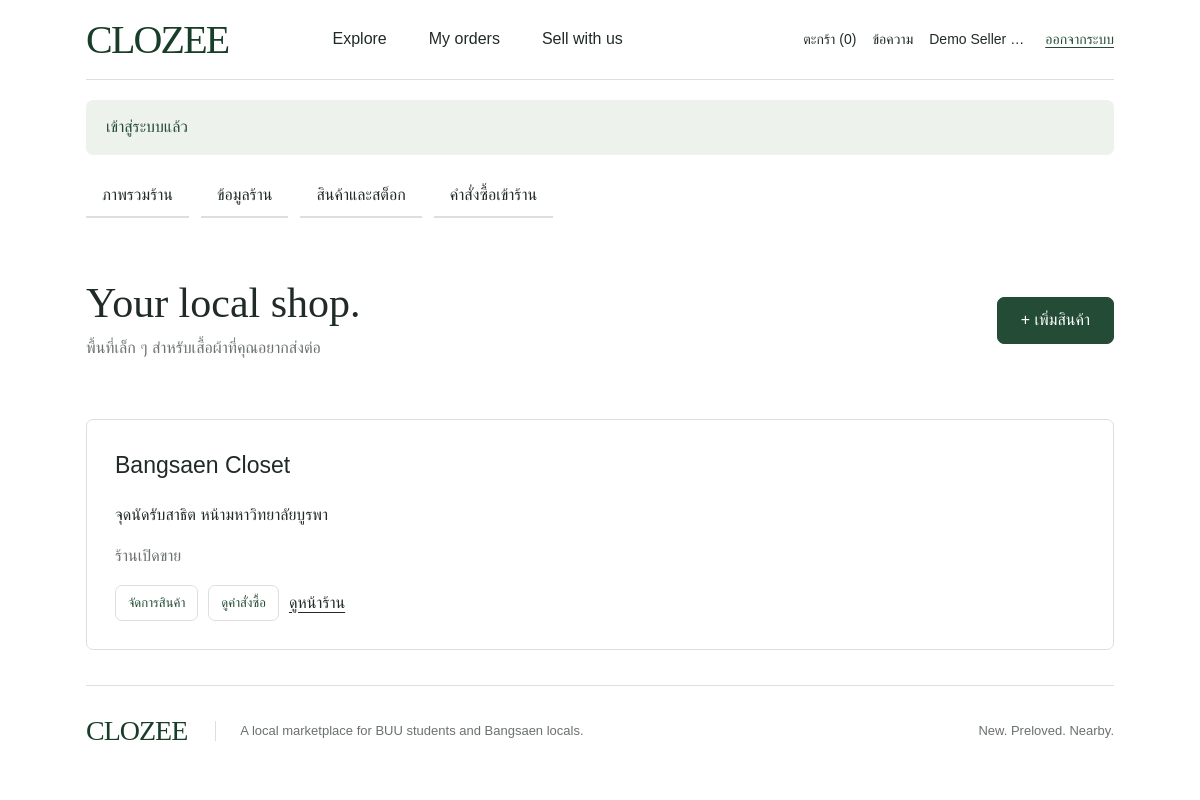
Screenshot of /seller/dashboard.php (signed in) with the database file from the repository.
### tables this page shows
CREATE TABLE shops (
    shop_id BIGINT UNSIGNED NOT NULL AUTO_INCREMENT,
    owner_user_id BIGINT UNSIGNED NOT NULL,
    shop_name VARCHAR(150) NOT NULL,
    description TEXT NULL,
    pickup_location VARCHAR(255) NULL,
    is_active TINYINT(1) NOT NULL DEFAULT 1,
    created_at TIMESTAMP NOT NULL DEFAULT CURRENT_TIMESTAMP,
    updated_at TIMESTAMP NOT NULL DEFAULT CURRENT_TIMESTAMP ON UPDATE CURRENT_TIMESTAMP,
    PRIMARY KEY (shop_id),
    UNIQUE KEY uq_shops_owner (owner_user_id),
    CONSTRAINT fk_shops_owner FOREIGN KEY (owner_user_id)
      REFERENCES users(user_id) ON UPDATE CASCADE ON DELETE RESTRICT
);

### public/seller/dashboard.php (called while the page is built)
<?php require __DIR__.'/../../app/bootstrap.php';$sellerMode='dashboard';require ROOT.'/app/pages/seller.php';

### app/auth/session.php (called while the page is built, shortened)
<?php
function user(): ?array { return $_SESSION['user'] ?? null; }
function require_user(): array { if (!user()) redirect('login.php'); return user(); }

### app/config/db.php (called while the page is built, shortened)
<?php
function db(): PDO
{
    $c = config();
    $pdo = new PDO(
        sprintf('mysql:host=%s;port=%d;dbname=%s;charset=utf8mb4', $c['db_host'], $c['db_port'], $c['db_name']),
        $c['db_user'], $c['db_pass'],
        [PDO::ATTR_ERRMODE => PDO::ERRMODE_EXCEPTION, PDO::ATTR_DEFAULT_FETCH_MODE => PDO::FETCH_ASSOC,
         PDO::ATTR_EMULATE_PREPARES => false, PDO::ATTR_STRINGIFY_FETCHES => false]
    );
    $pdo->exec("SET time_zone = '+00:00'");
    return $pdo;
}
function query(string $sql, array $params = []): PDOStatement
{
    $statement = db()->prepare(resolve_sql($sql));
    $statement->execute($params);
    return $statement;
}

### app/config/example.php (called while the page is built)
<?php
return [
    'db_host' => '127.0.0.1',
    'db_port' => 3306,
    'db_name' => 'clozee',
    'db_user' => 'clozee',
    'db_pass' => '',
    'table_prefix' => '',
    'base_path' => '',
    'secure_cookies' => true,
    'delivery_fee' => '30.00',
];

### app/bootstrap.php (called while the page is built, shortened)
<?php
function config(): array
{
    static $values;
    if (is_array($values)) return $values;
    $values = require __DIR__ . '/config/example.php';
    $values['base_path'] = rtrim((string)$values['base_path'], '/');
    return $values;
}
require __DIR__ . '/config/tables.php';
require __DIR__ . '/config/db.php';
require __DIR__ . '/auth/session.php';
require __DIR__ . '/services/ShopService.php';
function url(string $path = ''): string { return config()['base_path'] . '/' . ltrim($path, '/'); }
function h(mixed $value): string { return htmlspecialchars((string)$value, ENT_QUOTES | ENT_SUBSTITUTE, 'UTF-8'); }

### app/config/tables.php (called while the page is built, shortened)
<?php
function table_name(string $logical): string {
    $prefix=config()['table_prefix'];
    return $prefix.$logical;
}
function resolve_sql(string $sql): string {
    return preg_replace_callback('/\{\{([a-z_]+)\}\}/',fn(array $m):string=>'`'.table_name($m[1]).'`',$sql);
}

### app/services/ShopService.php (called while the page is built, shortened)
<?php
function own_shop(int $userId, bool $lock = false): ?array {
    return query('SELECT * FROM {{shops}} WHERE owner_user_id=?' . ($lock?' FOR UPDATE':''),[$userId])->fetch() ?: null;
}

### app/pages/seller.php (the view, shortened to what this page needs)
<?php
$actor=(int)require_user()['user_id'];$shop=own_shop($actor);$error='';$mode=$sellerMode??'dashboard';$title='จัดการร้าน';
$editing=null;$variantRows=[];
require ROOT.'/app/templates/header.php';require ROOT.'/app/templates/seller-nav.php';
if($error): ?><div class="error" role="alert"><?=h($error)?></div><?php endif;
if($mode==='dashboard'): ?>
<section class="page-heading"><div><h1>Your local shop.</h1><p class="muted">พื้นที่เล็ก ๆ สำหรับเสื้อผ้าที่คุณอยากส่งต่อ</p></div><a class="button" href="<?=h(url($shop?'seller/product-edit.php':'seller/shop.php'))?>"><?=$shop?'+ เพิ่มสินค้า':'เปิดร้านของคุณ'?></a></section>
<?php if($shop): ?><section class="panel"><h2><?=h($shop['shop_name'])?></h2><p><?=h($shop['pickup_location'])?></p><p class="muted"><?=(int)$shop['is_active']?'ร้านเปิดขาย':'ร้านปิดขายชั่วคราว'?></p><div class="actions"><a class="button secondary" href="<?=h(url('seller/products.php'))?>">จัดการสินค้า</a><a class="button secondary" href="<?=h(url('seller/orders.php'))?>">ดูคำสั่งซื้อ</a><a class="underlined" href="<?=h(url('shop.php?id='.$shop['shop_id']))?>">ดูหน้าร้าน</a></div></section><?php else: ?><div class="empty"><h2>เริ่มต้นร้านของคุณบน CLOZEE</h2><p>หนึ่งบัญชีซื้อสินค้าและเปิดร้านได้หนึ่งร้าน</p></div><?php endif;
elseif($mode==='shop'):
$form=($_SERVER['REQUEST_METHOD']==='POST')?$_POST:($shop??['is_active'=>1]); ?>
<section class="page-heading"><div><h1>ข้อมูลร้านของคุณ</h1><p class="muted">นัดรับหรือจัดส่งในพื้นที่ BUU และบางแสน</p></div></section><form method="post" class="stack form-width panel"><?=csrf_field()?><label>ชื่อร้าน<input name="shop_name" required maxlength="150" value="<?=h($form['shop_name']??'')?>"></label><label>แนะนำร้าน<textarea name="description" maxlength="3000"><?=h($form['description']??'')?></textarea></label><label>จุดนัดรับ<input name="pickup_location" required maxlength="255" value="<?=h($form['pickup_location']??'')?>"></label><label class="checkbox"><input type="checkbox" name="is_active" value="1" <?=!empty($form['is_active'])?'checked':''?>>เปิดขายสินค้าในร้าน</label><button class="button" type="submit">บันทึกข้อมูลร้าน</button><p class="field-help">การปิดร้านจะซ่อนสินค้าและหยุดรับคำสั่งซื้อใหม่ ประวัติเดิมยังอยู่</p></form>
<?php elseif($mode==='products'): ?>
<section class="page-heading"><div><h1>สินค้าและสต็อก</h1><p class="muted">จัดการเฉพาะสินค้าของร้านคุณ</p></div><a class="button" href="<?=h(url('seller/product-edit.php'))?>">+ เพิ่มสินค้า</a></section>
<?php if(!$shop): ?><div class="empty"><p>กรุณาสร้างร้านก่อน</p><a class="button" href="<?=h(url('seller/shop.php'))?>">สร้างร้าน</a></div><?php else:
$rows=query('SELECT p.*,(SELECT pi.image_id FROM {{product_images}} pi WHERE pi.product_id=p.product_id ORDER BY pi.sort_order,pi.image_id LIMIT 1) AS cover_image_id,MIN(v.price) AS min_price,SUM(v.stock_quantity) AS stock FROM {{products}} p LEFT JOIN {{product_variants}} v ON v.product_id=p.product_id WHERE p.shop_id=? GROUP BY p.product_id ORDER BY p.product_id DESC',[$shop['shop_id']])->fetchAll(); ?>
<div class="table-wrap"><table><thead><tr><th>สินค้า</th><th>ราคาเริ่มต้น</th><th>สต็อกทุกไซซ์</th><th>สถานะ</th><th>จัดการ</th></tr></thead><tbody><?php foreach($rows as $row): ?><tr><td><div class="table-product"><img src="<?=h(product_image_url($row))?>" alt=""><div><?=h($row['product_name'])?><small><?=h($row['category'])?></small></div></div></td><td><?=money($row['min_price']??'0.00')?></td><td><?=(int)$row['stock']?></td><td><span class="status"><?=(int)$row['is_active']?'เปิดขาย':'ปิดขาย'?></span></td><td><div class="actions"><a class="button secondary" href="<?=h(url('seller/product-edit.php?id='.$row['product_id']))?>">แก้ไข</a><form method="post"><?=csrf_field()?><input type="hidden" name="product_id" value="<?=$row['product_id']?>"><input type="hidden" name="action" value="deactivate"><button class="button secondary" type="submit">ปิดขาย</button></form><form method="post" data-confirm="ลบสินค้าถาวร? ทำได้เฉพาะสินค้าที่ยังไม่มีประวัติคำสั่งซื้อ"><?=csrf_field()?><input type="hidden" name="product_id" value="<?=$row['product_id']?>"><input type="hidden" name="action" value="delete"><button class="button danger" type="submit">ลบถาวร</button></form></div></td></tr><?php endforeach; ?></tbody></table></div><?php if(!$rows): ?><p class="empty">ยังไม่มีสินค้า เริ่มเพิ่มเสื้อผ้าชิ้นแรกของคุณ</p><?php endif;endif; ?>
<?php elseif($mode==='edit'): ?>
<section class="page-heading"><div><h1><?=$id?'แก้ไขสินค้า':'เพิ่มสินค้าใหม่'?></h1><p class="muted">ไซซ์ ราคา และสต็อกแยกต่อแบบสินค้า</p></div></section><form method="post" enctype="multipart/form-data" class="stack" autocomplete="off"><?=csrf_field()?><input type="hidden" name="product_id" value="<?=$id?:''?>"><section class="panel form-grid"><label>ชื่อสินค้า<input name="product_name" required maxlength="180" value="<?=h($editing['product_name']??'')?>"></label><label>หมวดหมู่<select name="category"><?php foreach(CATEGORIES as $c): ?><option <?=($editing['category']??'')===$c?'selected':''?>><?=h($c)?></option><?php endforeach; ?></select></label><label>สภาพสินค้า<select name="condition_type"><option value="secondhand" <?=($editing['condition_type']??'')==='secondhand'?'selected':''?>>Preloved · มือสอง</option><option value="new" <?=($editing['condition_type']??'')==='new'?'selected':''?>>New · ใหม่</option></select></label><label>ภาพหลักสาธิต<select name="image_path"><?php foreach(IMAGES as $image): ?><option <?=($editing['image_path']??'')===$image?'selected':''?>><?=h($image)?></option><?php endforeach; ?></select></label><label class="full">รายละเอียด<textarea name="description" maxlength="5000"><?=h($editing['description']??'')?></textarea></label><label>แบรนด์<input name="brand" maxlength="100" value="<?=h(is_scalar($editing['brand']??null)?$editing['brand']:'')?>"></label><label>รอบอก (ซม.)<input type="number" name="chest_cm" min="0.1" max="300" step="0.1" value="<?=h(is_scalar($editing['chest_cm']??null)?$editing['chest_cm']:'')?>"></label><label>ความยาว (ซม.)<input type="number" name="length_cm" min="0.1" max="300" step="0.1" value="<?=h(is_scalar($editing['length_cm']??null)?$editing['length_cm']:'')?>"></label><label class="full">สภาพและตำหนิ<textarea name="condition_notes" maxlength="1000"><?=h(is_string($editing['condition_notes']??null)?$editing['condition_notes']:'')?></textarea></label><p class="field-help full">แบรนด์และขนาดเพิ่มเติมไม่บังคับ ระบุขนาดที่วัดจริงและตำหนิที่ต้องการแจ้งผู้ซื้อ</p><label class="checkbox full"><input type="checkbox" name="is_active" value="1" <?=($editing===null||!empty($editing['is_active']))?'checked':''?>>เปิดขายสินค้า</label></section><?php require ROOT.'/app/templates/product-photo-fields.php'; ?><section class="panel"><h2>ไซซ์และสต็อก</h2><p class="field-help">ไซซ์เดิมเปลี่ยนชื่อไม่ได้ ปิดไซซ์ที่ไม่ขายแทนการลบ หากมีคำสั่งซื้อระหว่างแก้ไข ระบบจะให้โหลดข้อมูลล่าสุด</p><div data-variants><?php foreach($variantRows as $i=>$v): ?><div class="variant-row"><input type="hidden" name="variants[<?=$i?>][variant_id]" value="<?=h($v['variant_id']??'')?>"><input type="hidden" name="variants[<?=$i?>][version]" value="<?=h($v['version']??'')?>"><label>ไซซ์<input name="variants[<?=$i?>][size_label]" maxlength="50" required value="<?=h($v['size_label']??'')?>" <?=!empty($v['variant_id'])?'readonly':''?>></label><label>ราคา (บาท)<input type="number" step="0.01" min="0" max="9999999.99" name="variants[<?=$i?>][price]" value="<?=h($v['price']??'')?>" required></label><label>สต็อก<input type="number" min="0" max="999999" name="variants[<?=$i?>][stock_quantity]" value="<?=h($v['stock_quantity']??0)?>" required></label><label class="checkbox"><input type="checkbox" name="variants[<?=$i?>][is_active]" value="1" <?=!empty($v['is_active'])?'checked':''?>>ขายไซซ์นี้</label></div><?php endforeach; ?></div><button type="button" class="button secondary" data-add-variant>+ เพิ่มไซซ์</button></section><div class="row-actions"><a class="underlined" href="<?=h(url('seller/products.php'))?>">ยกเลิก</a><button class="button" type="submit">บันทึกสินค้า</button></div></form>
<template id="variant-template"><div class="variant-row"><label>ไซซ์<input name="variants[__INDEX__][size_label]" required maxlength="50"></label><label>ราคา (บาท)<input type="number" name="variants[__INDEX__][price]" min="0" max="9999999.99" step="0.01" required></label><label>สต็อก<input type="number" name="variants[__INDEX__][stock_quantity]" min="0" max="999999" value="1" required></label><label class="checkbox"><input type="checkbox" name="variants[__INDEX__][is_active]" checked value="1">ขายไซซ์นี้</label></div></template>
<?php endif;require ROOT.'/app/templates/footer.php'; ?>

### public/assets/css/app.css (style rules this page uses)
:root { --ink:#212b26;--green:#244b36;--sage:#eef2ed;--lime:#dbe8ac;--line:#dedfdc;--muted:#6b716d;--danger:#9a302b;--radius:7px;font-family:Arial,"Tahoma",sans-serif;color:var(--ink);background:#fff;font-size:16px;line-height:1.55 }
* { box-sizing:border-box }
body { margin:0 }
a { color:inherit;text-decoration:none }
button,a,input,select,textarea { -webkit-tap-highlight-color:transparent }
button,a { touch-action:manipulation }
.button,button.button { display:inline-flex;align-items:center;justify-content:center;border:1px solid var(--green);background:var(--green);color:#fff;min-height:46px;padding:10px 23px;border-radius:var(--radius);font-weight:500;white-space:nowrap;text-align:center }
.button.secondary { background:#fff;color:var(--green);border-color:var(--line) }
.muted,.field-help { color:var(--muted) }
h1,h2,h3,p { overflow-wrap:anywhere }
.underlined { text-decoration:underline;text-underline-offset:4px }
.page-heading { display:flex;align-items:center;justify-content:space-between;gap:25px;padding:30px 0 }
.page-heading h1 { font:42px/1.2 Georgia,"Tahoma",serif;margin:5px 0 }
.page-heading p { margin:8px 0 }
.panel { border:1px solid var(--line);padding:28px;border-radius:var(--radius);margin:20px 0 }
.panel h2 { margin:0 0 20px;font-size:23px;font-weight:500 }
.actions { display:flex;gap:10px;align-items:center;flex-wrap:wrap }
.actions .button { font-size:13px;min-height:36px;padding:6px 12px }

### rows the page displays
shops: shop_name "Bangsaen Closet", pickup_location "จุดนัดรับสาธิต หน้ามหาวิทยาลัยบูรพา"

### other values shown
$cartCount "0"
$currentUser['full_name'] "Demo Seller…"
$_SESSION['flash'] "เข้าสู่ระบบแล้ว"
